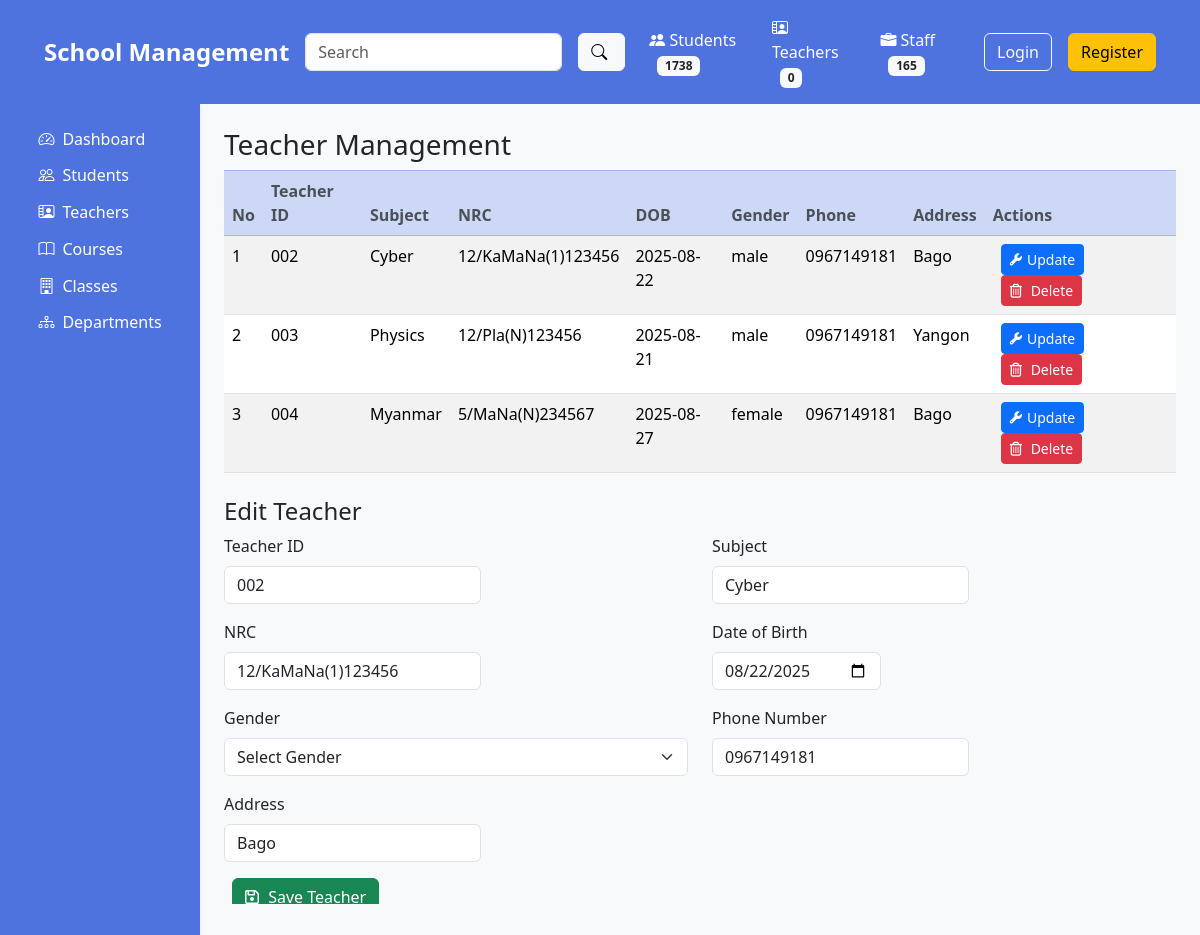
Screenshot of /teacher.php?edit=2 with the database file from the repository.
### tables this page shows
CREATE TABLE `teachers` (
  `id` int(11) NOT NULL,
  `user_id` int(11) NOT NULL,
  `teacher_id` varchar(50) NOT NULL,
  `subject` varchar(100) DEFAULT NULL,
  `nrc` varchar(50) DEFAULT NULL,
  `date_of_birth` date DEFAULT NULL,
  `gender` enum('male','female') DEFAULT NULL,
  `address` varchar(255) DEFAULT NULL,
  `phone_number` varchar(20) DEFAULT NULL
);

### src/teacher.php (the view, shortened to what this page needs)
<?php
require_once('../db/connection.php');
$stmt = $pdo->query("SELECT * FROM teachers ORDER BY id ASC");
$teachers = $stmt->fetchAll();
?>
<!DOCTYPE html>
<html lang="en">
<head>
<link href="https://cdn.jsdelivr.net/npm/bootstrap@5.3.2/dist/css/bootstrap.min.css" rel="stylesheet">
<link href="https://cdn.jsdelivr.net/npm/bootstrap-icons@1.11.1/font/bootstrap-icons.css" rel="stylesheet">
<link rel="stylesheet" href="https://cdnjs.cloudflare.com/ajax/libs/font-awesome/6.5.0/css/all.min.css" />
</head>
<body class="bg-light">
<?php include 'navbar.php'; ?>
<?php include 'sidebar.php'; ?>
<div class="container-fluid">
    <div class="row">
        <div class="col-md-10 offset-md-2 p-4 main-content">
            <h3 id="teacherTable">Teacher Management</h3>
            <table class="table table-striped">
                <thead>
                    <tr>
                        <th>No</th>
                        <th>Teacher ID</th>
                        <th>Subject</th>
                        <th>NRC</th>
                        <th>DOB</th>
                        <th>Gender</th>
                        <th>Phone</th>
                        <th>Address</th>
                        <th>Actions</th>
                    </tr>
                </thead>
                <tbody>
                    <?php foreach ($teachers as $index => $teacher): ?>
                    <tr>
                        <td><?= $index+1 ?></td>
                        <td><?= htmlspecialchars($teacher['teacher_id']) ?></td>
                        <td><?= htmlspecialchars($teacher['subject']) ?></td>
                        <td><?= htmlspecialchars($teacher['nrc']) ?></td>
                        <td><?= htmlspecialchars($teacher['date_of_birth']) ?></td>
                        <td><?= htmlspecialchars($teacher['gender']) ?></td>
                        <td><?= htmlspecialchars($teacher['phone_number']) ?></td>
                        <td><?= htmlspecialchars($teacher['address']) ?></td>
                        <td>
                            <a href="?edit=<?= $teacher['id'] ?>#teacherForm" class="btn btn-sm btn-primary">
                                <i class="fa-solid fa-wrench fa-sm"></i>Update
                            </a>
                            <a href="?delete=<?= $teacher['id'] ?>" onclick="return confirm('Are you sure?')" class="btn btn-sm btn-danger">
                                <i class="far fa-trash-alt"></i> Delete
                            </a>
                        </td>
                    </tr>
                    <?php endforeach; ?>
                </tbody>
            </table>
            <div class="mt-4" id="teacherForm">
                <h4><?= isset($_GET['edit']) ? 'Edit' : 'Add' ?> Teacher</h4>
                <?php
                $editTeacher = null;
                if(isset($_GET['edit'])){
                    $stmt = $pdo->prepare("SELECT * FROM teachers WHERE id=?");
                    $stmt->execute([$_GET['edit']]);
                    $editTeacher = $stmt->fetch();
                }
                ?>
                <form method="post">
                    <div class="row mb-3">
                        <div class="col-md-6">
                            <label class="form-label">Teacher ID</label>
                            <input type="text" name="teacher_id" class="form-control" value="<?= $editTeacher['teacher_id'] ?? '' ?>" required>
                        </div>
                        <div class="col-md-6">
                            <label class="form-label">Subject</label>
                            <input type="text" name="subject" class="form-control" value="<?= $editTeacher['subject'] ?? '' ?>" required>
                        </div>
                    </div>
                    <div class="row mb-3">
                        <div class="col-md-6">
                            <label class="form-label">NRC</label>
                            <input type="text" name="nrc" class="form-control" value="<?= $editTeacher['nrc'] ?? '' ?>" required>
                        </div>
                        <div class="col-md-6">
                            <label class="form-label">Date of Birth</label>
                            <input type="date" name="date_of_birth" class="form-control" value="<?= $editTeacher['date_of_birth'] ?? '' ?>" required>
                        </div>
                    </div>
                    <div class="row mb-3">
                        <div class="col-md-6">
                            <label class="form-label">Gender</label>
                            <select name="gender" class="form-select" required>
                                <option value="">Select Gender</option>
                            </select>
                        </div>
                        <div class="col-md-6">
                            <label class="form-label">Phone Number</label>
                            <input type="text" name="phone_number" class="form-control" value="<?= $editTeacher['phone_number'] ?? '' ?>" required>
                        </div>
                    </div>
                    <div class="mb-3">
                        <label class="form-label">Address</label>
                        <input type="text" name="address" class="form-control" value="<?= $editTeacher['address'] ?? '' ?>" required>
                    </div>
                    <button type="submit" class="btn btn-success">
                        <i class="far fa-save"></i> Save Teacher
                    </button>
                </form>
            </div>
        </div>
    </div>
</div>
</body>
</html>

### src/teacher.php (style rules this page uses)
.form-control { width: auto; }
.btn { margin-left: 0.5rem; }
.btn i { margin-right: 5px; }
.bg-light { background-color: #f8f9fa !important; }
.table-striped > tbody > tr:nth-of-type(odd) { --bs-table-accent-bg: #f2f2f2; }
.table thead th { background-color: #cdd8f6; color: #495057; border-top: 1px solid #e3e6f0; border-color: #a3b6ee; }
.main-content { overflow-y: auto; height: 100vh; }

### rows the page displays
teachers: teacher "002", subject "Cyber", nrc "12/KaMaNa(1)123456", date_of_birth "2025-08-22", gender "male", phone_number "0967149181", address "Bago", teacher_id "002", date_of_birth "08/22/2025"
teachers: teacher "003", subject "Physics", nrc "12/Pla(N)123456", date_of_birth "2025-08-21", gender "male", phone_number "0967149181", address "Yangon"
teachers: teacher "004", subject "Myanmar", nrc "5/MaNa(N)234567", date_of_birth "2025-08-27", gender "female", phone_number "0967149181", address "Bago"
